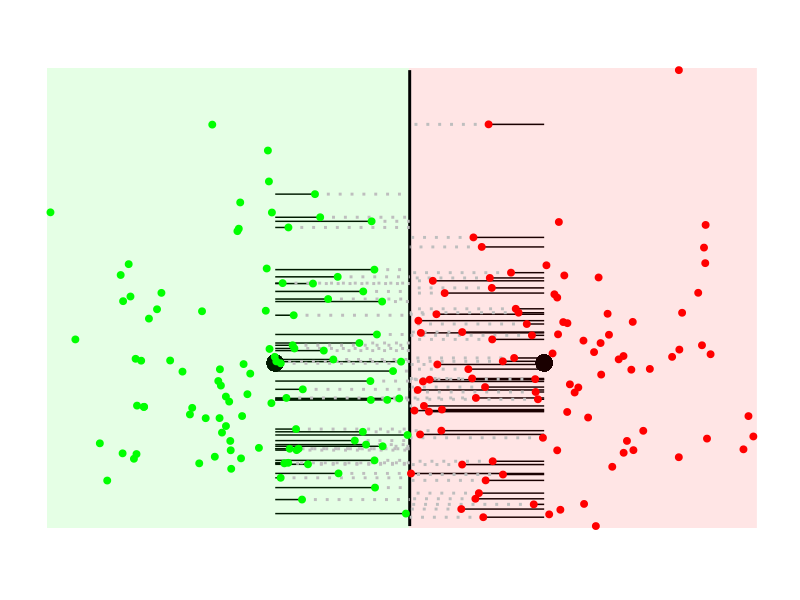
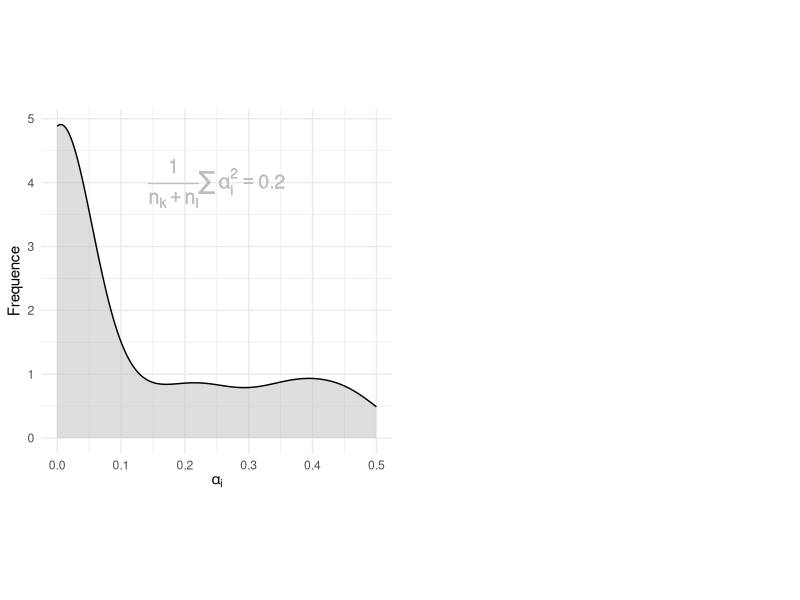
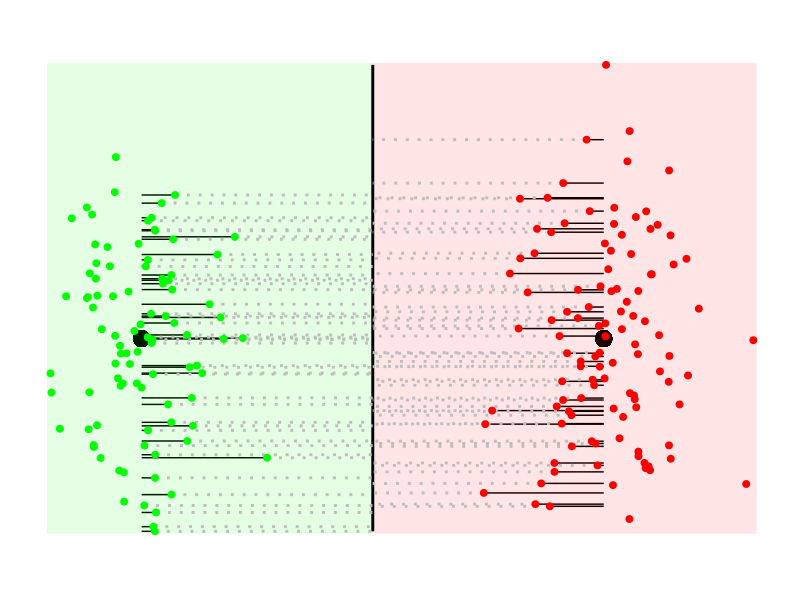
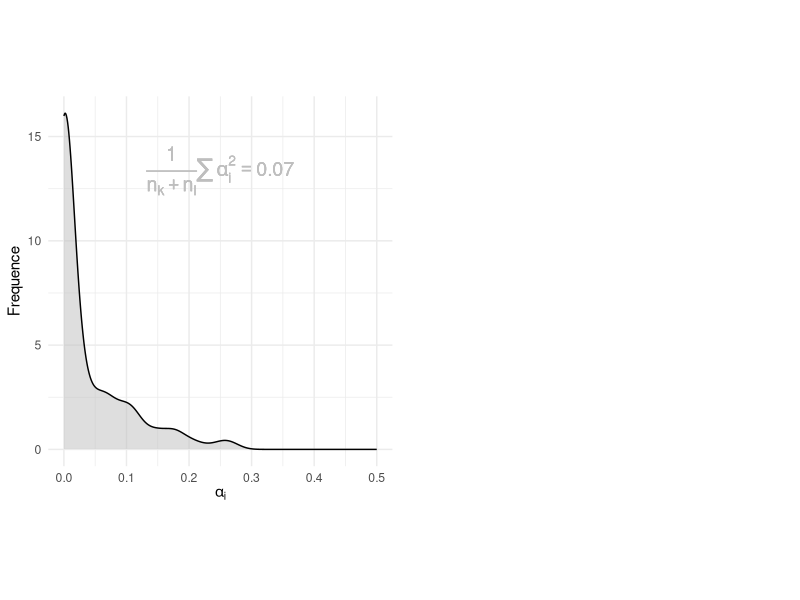

Reproduce these figures in R, in order.
## ---- chunk 1
knitr::opts_chunk$set(echo = TRUE)
## ---- chunk 2
library(MASS)
library(ggplot2)
set.seed(0)

# Définir les paramètres de simulation
simulate_data <- function(n, prob, mu0, Sigma0, mu1, Sigma1) {
  y <- sample(c(0, 1), n, replace = TRUE, prob = prob)
  nk <- table(y)
  X0 <- mvrnorm(nk[1], mu = mu0, Sigma = Sigma0)
  X1 <- mvrnorm(nk[2], mu = mu1, Sigma = Sigma1)
  X <- rbind(X0, X1)
  y <- sort(y)
  list(X = X, y = y)
}

# Paramètres de simulation
n <- 200
prob <- c(1/2,1/2)
mu0 <- c(0,0)
Sigma0 <- matrix(c(1, 0, 0, 1), 2, 2)
mu1 <- c(3,0)
Sigma1 <- matrix(c(1, 0, 0, 1), 2, 2)

MU<-rbind(mu0,mu1)

# Générer les données
sim_data <- simulate_data(n, prob, mu0, Sigma0, mu1, Sigma1)
X <- sim_data$X
y <- sim_data$y
## ---- chunk 3
library(mvtnorm)
library(ggplot2)

# Définir la fonction eta
eta <- function(x, mu0, Sigma0, mu1, Sigma1, pi1 = 1/2) {
  posterior <- (pi1 * dmvnorm(x, mean = mu1, sigma = Sigma1)) /
    (pi1 * dmvnorm(x, mean = mu1, sigma = Sigma1) + (1 - pi1) * dmvnorm(x, mean = mu0, sigma = Sigma0))
  return(posterior)
}

# Générer la grille
create_grid <- function(X, length_out = 100) {
  x1 <- seq(min(X[, 1]), max(X[, 1]), length.out = length_out)
  x2 <- seq(min(X[, 2]), max(X[, 2]), length.out = length_out)
  expand.grid(x1 = x1, x2 = x2)
}

grille <- create_grid(X)

# Évaluer eta sur la grille
evaluate_eta <- function(grille, mu0, Sigma0, mu1, Sigma1) {
  grille$eta_value <- apply(data.frame(grille), 1, function(x) eta(x, mu0, Sigma0, mu1, Sigma1))
  grille
}
grille <- evaluate_eta(grille, mu0, Sigma0, mu1, Sigma1)
y_hat <- (apply(X, 1, function(x) eta(x, mu0, Sigma0, mu1, Sigma1)) > 0.5) +1
nk<-table(y_hat)

# Création des points pour le graphique
df_points <- data.frame(x1 = X[, 1], x2 = X[, 2], y = factor(y_hat))

balls <- ggplot(grille, aes(x = x1, y = x2)) +
  geom_segment(data = df_points[df_points$x1 > mu0[1] & df_points$x1 < mu1[1], ], aes(x = x1, y = x2, xend = ifelse(x1 < (mu0[1] + mu1[1]) / 2, mu0[1], mu1[1]), yend = x2), color = 'black', linetype = 'solid',size=0.5) +
  geom_point(aes(x = mu0[1], y = mu0[2]), color = 'black', size = 5) +
  geom_point(aes(x = mu1[1], y = mu1[2]), color = 'black', size = 5) +
  geom_raster(aes(fill = eta_value > 0.5), alpha = 0.1) +
  scale_fill_manual(values = c("green", "red")) +
  geom_contour(aes(z = eta_value), breaks = c(0.5), color = "black", size = 1) +
 # geom_segment(aes(x = mu0[1], y = mu0[2], xend = mu1[1], yend = mu1[2]), color = 'blue') +
  geom_segment(data = df_points[df_points$x1 > mu0[1] & df_points$x1 < mu1[1], ], aes(x = x1, y = x2, xend = (mu0[1] + mu1[1]) / 2, yend = x2), color = 'grey', linetype = 'dotted',size=1) +
    geom_point(data = df_points, aes(x = x1, y = x2, color = factor(y_hat)), size = 2) +
  scale_color_manual(values = c("green", "red")) +
  coord_equal(ratio = 1) +
  theme_minimal() +
  theme(
    panel.grid = element_blank(),
    legend.position = "none",
    axis.title = element_blank(),
    axis.text = element_blank(),
    axis.ticks = element_blank(),
    axis.line = element_blank()
  )
pdf("svm-interpretation-3.pdf",height=5,width=5)
print(balls)
dev.off()
## ---- chunk 4
# 2. Affinity computation
  ###################################
  # Centering of X
  X.centered <- as.matrix(do.call(rbind, lapply(1:n, function(i) {
    X[i, ] - MU[y_hat[i], ]
  })))

  # Pre-computation of distances between centers
  n_cells<-nrow(MU)
  dist_centers <- as.matrix(dist(MU))

  # Affinity
  affinity<-matrix(0,n_cells,n_cells)
  alphas_list <- list()
  for (l in 1:(n_cells-1))
    for (k in (l+1):n_cells){
      distkl2 <- dist_centers[k, l]^2
      centered_k <- X.centered[y_hat == k, ]
      centered_l <- X.centered[y_hat == l, ]
      alpha_kl <- pmax(0, (MU[l, ] - MU[k, ]) %*% t(centered_k)) / distkl2
      alpha_lk <- pmax(0, (MU[k, ] - MU[l, ]) %*% t(centered_l)) / distkl2
      alphai <- c(alpha_kl, alpha_lk)
      alphas_list[[paste(k, l, sep = "-")]] <- alphai
      affinity[l,k] <- sqrt(sum(alphai^2) / (nk[k] + nk[l]))
      affinity[k,l] <- affinity[l,k]
    }
affinity=round(affinity[1,2],digits=2)
print(affinity)
## ---- chunk 5
library(gridExtra)

# Générer les histogrammes des alpha_i pour chaque couple k, l
histograms <- lapply(names(alphas_list), function(name) {
  data <- data.frame(alpha = alphas_list[[name]])
  ggplot(data, aes(x = alpha)) +
    geom_density(fill = "grey", alpha = 0.5) + xlim(0, 0.5) +
    labs(x = expression(alpha[i]), y = "Frequence") +
    theme_minimal() +
    coord_fixed(ratio=1/10,clip = "on")+
    annotate("text", x = 0.25, y = Inf, label = bquote(frac(1,n[k]+n[l])*sum(alpha[i]^2) == .(affinity)), color = "grey", size = 5, hjust = 0.5, vjust = 2, angle = 0)
})

pdf("histo-alphai-3.pdf",width = 5, height = 5)
grid.arrange(grobs = histograms, ncol = 2)
dev.off()
## ---- chunk 6
n <- 200
prob <- c(1/2,1/2)
mu0 <- c(0,0)
Sigma0 <- matrix(c(1, 0, 0, 1), 2, 2)
mu1 <- c(10,0)
Sigma1 <- matrix(c(1, 0, 0, 1), 2, 2)

MU<-rbind(mu0,mu1)

# Générer les données
sim_data <- simulate_data(n, prob, mu0, Sigma0, mu1, Sigma1)
X <- sim_data$X
y <- sim_data$y
## ---- chunk 7
library(mvtnorm)
library(ggplot2)

# Définir la fonction eta
eta <- function(x, mu0, Sigma0, mu1, Sigma1, pi1 = 1/2) {
  posterior <- (pi1 * dmvnorm(x, mean = mu1, sigma = Sigma1)) /
    (pi1 * dmvnorm(x, mean = mu1, sigma = Sigma1) + (1 - pi1) * dmvnorm(x, mean = mu0, sigma = Sigma0))
  return(posterior)
}

# Générer la grille
create_grid <- function(X, length_out = 100) {
  x1 <- seq(min(X[, 1]), max(X[, 1]), length.out = length_out)
  x2 <- seq(min(X[, 2]), max(X[, 2]), length.out = length_out)
  expand.grid(x1 = x1, x2 = x2)
}

grille <- create_grid(X)

# Évaluer eta sur la grille
evaluate_eta <- function(grille, mu0, Sigma0, mu1, Sigma1) {
  grille$eta_value <- apply(data.frame(grille), 1, function(x) eta(x, mu0, Sigma0, mu1, Sigma1))
  grille
}
grille <- evaluate_eta(grille, mu0, Sigma0, mu1, Sigma1)
y_hat <- (apply(X, 1, function(x) eta(x, mu0, Sigma0, mu1, Sigma1)) > 0.5) +1
nk<-table(y_hat)

# Création des points pour le graphique
df_points <- data.frame(x1 = X[, 1], x2 = X[, 2], y = factor(y_hat))

balls <- ggplot(grille, aes(x = x1, y = x2)) +
  geom_segment(data = df_points[df_points$x1 > mu0[1] & df_points$x1 < mu1[1], ], aes(x = x1, y = x2, xend = ifelse(x1 < (mu0[1] + mu1[1]) / 2, mu0[1], mu1[1]), yend = x2), color = 'black', linetype = 'solid',size=0.5) +
  geom_point(aes(x = mu0[1], y = mu0[2]), color = 'black', size = 5) +
  geom_point(aes(x = mu1[1], y = mu1[2]), color = 'black', size = 5) +
  geom_raster(aes(fill = eta_value > 0.5), alpha = 0.1) +
  scale_fill_manual(values = c("green", "red")) +
  geom_contour(aes(z = eta_value), breaks = c(0.5), color = "black", size = 1) +
 # geom_segment(aes(x = mu0[1], y = mu0[2], xend = mu1[1], yend = mu1[2]), color = 'blue') +
  geom_segment(data = df_points[df_points$x1 > mu0[1] & df_points$x1 < mu1[1], ], aes(x = x1, y = x2, xend = (mu0[1] + mu1[1]) / 2, yend = x2), color = 'grey', linetype = 'dotted',size=1) +
    geom_point(data = df_points, aes(x = x1, y = x2, color = factor(y_hat)), size = 2) +
  scale_color_manual(values = c("green", "red")) +
  coord_equal(ratio = 2) +
  theme_minimal() +
  theme(
    panel.grid = element_blank(),
    legend.position = "none",
    axis.title = element_blank(),
    axis.text = element_blank(),
    axis.ticks = element_blank(),
    axis.line = element_blank()
  )
pdf("svm-interpretation-10.pdf",height=5,width=5)
print(balls)
dev.off()
## ---- chunk 8
# 2. Affinity computation
  ###################################
  # Centering of X
  X.centered <- as.matrix(do.call(rbind, lapply(1:n, function(i) {
    X[i, ] - MU[y_hat[i], ]
  })))

  # Pre-computation of distances between centers
  n_cells<-nrow(MU)
  dist_centers <- as.matrix(dist(MU))

  # Affinity
  affinity<-matrix(0,n_cells,n_cells)
  alphas_list <- list()
  for (l in 1:(n_cells-1))
    for (k in (l+1):n_cells){
      distkl2 <- dist_centers[k, l]^2
      centered_k <- X.centered[y_hat == k, ]
      centered_l <- X.centered[y_hat == l, ]
      alpha_kl <- pmax(0, (MU[l, ] - MU[k, ]) %*% t(centered_k)) / distkl2
      alpha_lk <- pmax(0, (MU[k, ] - MU[l, ]) %*% t(centered_l)) / distkl2
      alphai <- c(alpha_kl, alpha_lk)
      alphas_list[[paste(k, l, sep = "-")]] <- alphai
      affinity[l,k] <- sqrt(sum(alphai^2) / (nk[k] + nk[l]))
      affinity[k,l] <- affinity[l,k]
    }
affinity=round(affinity[1,2],digits=2)
print(affinity)
## ---- chunk 9
library(gridExtra)

# Générer les histogrammes des alpha_i pour chaque couple k, l
histograms <- lapply(names(alphas_list), function(name) {
  data <- data.frame(alpha = alphas_list[[name]])
  ggplot(data, aes(x = alpha)) +
    geom_density(fill = "grey", alpha = 0.5) + xlim(0, 0.5) +
    labs(x = expression(alpha[i]), y = "Frequence") +
    theme_minimal() +
    coord_fixed(ratio=1/30,clip = "on")+
    annotate("text", x = 0.25, y = Inf, label = bquote(frac(1,n[k]+n[l])*sum(alpha[i]^2) == .(affinity)), color = "grey", size = 5, hjust = 0.5, vjust = 2, angle = 0)
})

pdf("histo-alphai-10.pdf",width = 5, height = 5)
grid.arrange(grobs = histograms, ncol = 2)
dev.off()
